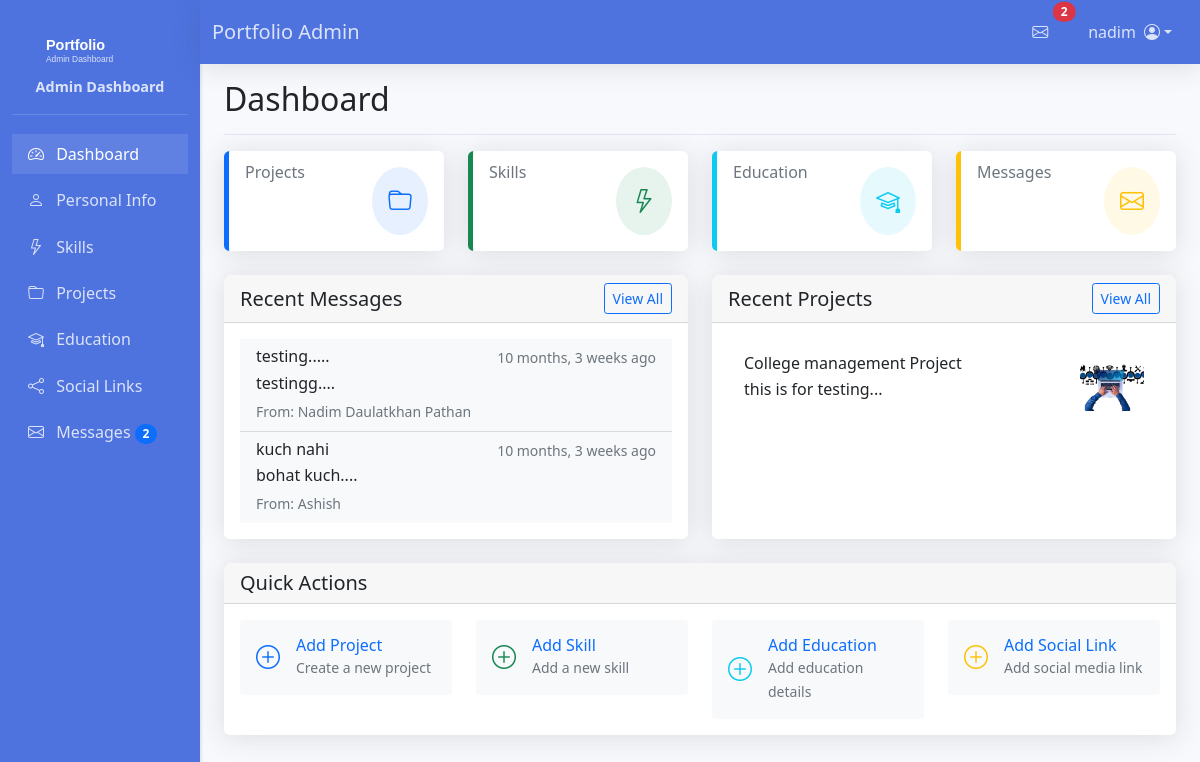
The page /dashboard/ (signed in) on the database its author committed.
### portfolio/models.py (models this page shows, shortened)
class ContactMessage(models.Model):
    name = models.CharField(max_length=100)
    email = models.EmailField()
    subject = models.CharField(max_length=200)
    message = models.TextField()
    created_at = models.DateTimeField(auto_now_add=True)
    is_read = models.BooleanField(default=False)
    class Meta:
        ordering = ['-created_at']

class Project(models.Model):
    title = models.CharField(max_length=200)
    description = models.TextField()
    image = models.ImageField(upload_to='projects/')
    github_link = models.URLField(blank=True)
    live_demo_link = models.URLField(blank=True)
    order = models.IntegerField(default=0)
    created_at = models.DateTimeField(default=timezone.now)
    updated_at = models.DateTimeField(auto_now=True)
    class Meta:
        ordering = ['-created_at']

### portfolio/views.py (the view)
# urls.py: path('dashboard/', views.admin_dashboard, name='admin_dashboard'),
@login_required
def admin_dashboard(request):
    unread_messages = ContactMessage.objects.filter(is_read=False).order_by('-created_at')[:3]
    context = {
        'total_projects': Project.objects.count(),
        'total_skills': Skill.objects.count(),
        'unread_messages': unread_messages.count(),
        'recent_projects': Project.objects.all()[:5]
    }
    return render(request, 'portfolio/admin/dashboard.html', context)

### portfolio/context_processors.py (called while the page is built)
def unread_messages(request):
    if request.user.is_authenticated:
        unread_count = ContactMessage.objects.filter(is_read=False).count()
        recent_unread_messages = ContactMessage.objects.filter(is_read=False).order_by('-created_at')[:5]
        return {
            'unread_count': unread_count,
            'recent_messages': recent_unread_messages
        }
    return {
        'unread_count': 0,
        'recent_messages': []
    }

### portfolio/templates/portfolio/admin/dashboard.html (shortened to what this page needs)
{% extends 'portfolio/admin/base_admin.html' %}
{% block page_title %}Dashboard{% endblock %}
{% block admin_content %}
<div class="row">
    <div class="col-md-3 mb-4">
        <div class="card h-100 border-primary border-start border-5">
            <div class="card-body">
                <div class="d-flex justify-content-between align-items-start">
                    <div>
                        <h6 class="card-subtitle mb-2 text-muted">Projects</h6>
                    </div>
                    <div class="bg-primary bg-opacity-10 rounded-circle p-3">
                        <i class="bi bi-folder text-primary fs-4"></i>
                    </div>
                </div>
            </div>
        </div>
    </div>
    <div class="col-md-3 mb-4">
        <div class="card h-100 border-success border-start border-5">
            <div class="card-body">
                <div class="d-flex justify-content-between align-items-start">
                    <div>
                        <h6 class="card-subtitle mb-2 text-muted">Skills</h6>
                    </div>
                    <div class="bg-success bg-opacity-10 rounded-circle p-3">
                        <i class="bi bi-lightning text-success fs-4"></i>
                    </div>
                </div>
            </div>
        </div>
    </div>
    <div class="col-md-3 mb-4">
        <div class="card h-100 border-info border-start border-5">
            <div class="card-body">
                <div class="d-flex justify-content-between align-items-start">
                    <div>
                        <h6 class="card-subtitle mb-2 text-muted">Education</h6>
                    </div>
                    <div class="bg-info bg-opacity-10 rounded-circle p-3">
                        <i class="bi bi-mortarboard text-info fs-4"></i>
                    </div>
                </div>
            </div>
        </div>
    </div>
    <div class="col-md-3 mb-4">
        <div class="card h-100 border-warning border-start border-5">
            <div class="card-body">
                <div class="d-flex justify-content-between align-items-start">
                    <div>
                        <h6 class="card-subtitle mb-2 text-muted">Messages</h6>
                    </div>
                    <div class="bg-warning bg-opacity-10 rounded-circle p-3">
                        <i class="bi bi-envelope text-warning fs-4"></i>
                    </div>
                </div>
            </div>
        </div>
    </div>
    <div class="col-md-6 mb-4">
        <div class="card h-100">
            <div class="card-header d-flex justify-content-between align-items-center">
                <h5 class="card-title mb-0">Recent Messages</h5>
                <a href="{% url 'portfolio:message_list' %}" class="btn btn-sm btn-outline-primary">View All</a>
            </div>
            <div class="card-body">
                {% if recent_messages %}
                <div class="list-group list-group-flush">
                    {% for message in recent_messages %}
                    <a href="{% url 'portfolio:message_detail' message.pk %}"
                       class="list-group-item list-group-item-action {% if not message.read %}bg-light{% endif %}">
                        <div class="d-flex w-100 justify-content-between">
                            <h6 class="mb-1">{{ message.subject }}</h6>
                            <small class="text-muted">{{ message.created_at|timesince }} ago</small>
                        </div>
                        <p class="mb-1">{{ message.message|truncatechars:100 }}</p>
                        <small class="text-muted">From: {{ message.name }}</small>
                    </a>
                    {% endfor %}
                </div>
                {% else %}
                <p class="text-center text-muted my-4">No messages received yet.</p>
                {% endif %}
            </div>
        </div>
    </div>
    <div class="col-md-6 mb-4">
        <div class="card h-100">
            <div class="card-header d-flex justify-content-between align-items-center">
                <h5 class="card-title mb-0">Recent Projects</h5>
                <a href="{% url 'portfolio:project_list' %}" class="btn btn-sm btn-outline-primary">View All</a>
            </div>
            <div class="card-body">
                {% if recent_projects %}
                <div class="list-group list-group-flush">
                    {% for project in recent_projects %}
                    <a href="{% url 'portfolio:project_edit' project.pk %}" class="list-group-item list-group-item-action">
                        <div class="d-flex w-100 justify-content-between align-items-center">
                            <div>
                                <h6 class="mb-1">{{ project.title }}</h6>
                                <p class="mb-1">{{ project.description|truncatechars:100 }}</p>
                            </div>
                            {% if project.image %}
                            <img src="{{ project.image.url }}" alt="{{ project.title }}"
                                 class="ms-3" style="width: 64px; height: 64px; object-fit: cover;">
                            {% endif %}
                        </div>
                    </a>
                    {% endfor %}
                </div>
                {% else %}
                <p class="text-center text-muted my-4">No projects added yet.</p>
                {% endif %}
            </div>
        </div>
    </div>
    <div class="col-12">
        <div class="card">
            <div class="card-header">
                <h5 class="card-title mb-0">Quick Actions</h5>
            </div>
            <div class="card-body">
                <div class="row g-4">
                    <div class="col-md-3">
                        <a href="{% url 'portfolio:project_add' %}" class="text-decoration-none">
                            <div class="d-flex align-items-center p-3 bg-light rounded">
                                <i class="bi bi-plus-circle text-primary fs-4 me-3"></i>
                                <div>
                                    <h6 class="mb-0">Add Project</h6>
                                    <small class="text-muted">Create a new project</small>
                                </div>
                            </div>
                        </a>
                    </div>
                    <div class="col-md-3">
                        <a href="{% url 'portfolio:skill_add' %}" class="text-decoration-none">
                            <div class="d-flex align-items-center p-3 bg-light rounded">
                                <i class="bi bi-plus-circle text-success fs-4 me-3"></i>
                                <div>
                                    <h6 class="mb-0">Add Skill</h6>
                                    <small class="text-muted">Add a new skill</small>
                                </div>
                            </div>
                        </a>
                    </div>
                    <div class="col-md-3">
                        <a href="{% url 'portfolio:education_add' %}" class="text-decoration-none">
                            <div class="d-flex align-items-center p-3 bg-light rounded">
                                <i class="bi bi-plus-circle text-info fs-4 me-3"></i>
                                <div>
                                    <h6 class="mb-0">Add Education</h6>
                                    <small class="text-muted">Add education details</small>
                                </div>
                            </div>
                        </a>
                    </div>
                    <div class="col-md-3">
                        <a href="{% url 'portfolio:social_link_add' %}" class="text-decoration-none">
                            <div class="d-flex align-items-center p-3 bg-light rounded">
                                <i class="bi bi-plus-circle text-warning fs-4 me-3"></i>
                                <div>
                                    <h6 class="mb-0">Add Social Link</h6>
                                    <small class="text-muted">Add social media link</small>
                                </div>
                            </div>
                        </a>
                    </div>
                </div>
            </div>
        </div>
    </div>
</div>
{% endblock %}

### portfolio/templates/portfolio/admin/base_admin.html (shortened to what this page needs)
{% load static %}
<!DOCTYPE html>
<html lang="en">
<head>
    <link href="https://cdn.jsdelivr.net/npm/bootstrap@5.1.3/dist/css/bootstrap.min.css" rel="stylesheet">
    <link href="https://cdn.jsdelivr.net/npm/bootstrap-icons@1.8.1/font/bootstrap-icons.css" rel="stylesheet">
</head>
<body>
    {% if user.is_authenticated and request.path|slice:":10" == '/dashboard' %}
    <nav class="navbar navbar-expand-lg navbar-light bg-white fixed-top">
        <div class="container-fluid">
            <a class="navbar-brand mx-auto mx-md-0" href="{% url 'portfolio:admin_dashboard' %}">
                Portfolio Admin
            </a>
            <div class="d-flex align-items-center order-lg-2">
                {% if user.is_authenticated %}
                <div class="nav-item dropdown me-2">
                    <a class="nav-link position-relative" href="#" id="messagesDropdown" role="button" data-bs-toggle="dropdown" data-bs-auto-close="outside" aria-expanded="false">
                        <i class="bi bi-envelope"></i>
                        {% if unread_count > 0 %}
                            <span class="position-absolute top-0 start-100 translate-middle badge rounded-pill bg-danger">
                                {{ unread_count }}
                            </span>
                        {% endif %}
                    </a>
                </div>
                <div class="nav-item dropdown">
                    <a class="nav-link dropdown-toggle d-flex align-items-center" href="#" role="button" id="userDropdown" data-bs-toggle="dropdown" aria-expanded="false">
                        <span class="d-none d-lg-inline me-2">{{ request.user.username }}</span>
                        <i class="bi bi-person-circle"></i>
                    </a>
                </div>
                {% endif %}
            </div>
        </div>
    </nav>
    {% endif %}
{% block content %}
{% if user.is_authenticated %}
<div class="container-fluid">
    <div class="row">
        <nav id="sidebar" class="col-md-3 col-lg-2 d-md-block sidebar">
            <div class="position-sticky pt-3">
                <div class="sidebar-brand">
                    <img src="{% static 'portfolio/img/logo.svg' %}" alt="Portfolio Logo">
                    <span class="sidebar-brand-text">Admin Dashboard</span>
                </div>
                <ul class="nav flex-column">
                    <li class="nav-item">
                        <a class="nav-link {% if request.resolver_match.url_name == 'admin_dashboard' %}active{% endif %}"
                           href="{% url 'portfolio:admin_dashboard' %}">
                            <i class="bi bi-speedometer2"></i> Dashboard
                        </a>
                    </li>
                    <li class="nav-item">
                        <a class="nav-link {% if 'personal-info' in request.path %}active{% endif %}"
                           href="{% url 'portfolio:personal_info_edit' %}">
                            <i class="bi bi-person"></i> Personal Info
                        </a>
                    </li>
                    <li class="nav-item">
                        <a class="nav-link {% if 'skills' in request.path %}active{% endif %}"
                           href="{% url 'portfolio:skill_list' %}">
                            <i class="bi bi-lightning"></i> Skills
                        </a>
                    </li>
                    <li class="nav-item">
                        <a class="nav-link {% if 'projects' in request.path %}active{% endif %}"
                           href="{% url 'portfolio:project_list' %}">
                            <i class="bi bi-folder"></i> Projects
                        </a>
                    </li>
                    <li class="nav-item">
                        <a class="nav-link {% if 'education' in request.path %}active{% endif %}"
                           href="{% url 'portfolio:education_list' %}">
                            <i class="bi bi-mortarboard"></i> Education
                        </a>
                    </li>
                    <li class="nav-item">
                        <a class="nav-link {% if 'social-links' in request.path %}active{% endif %}"
                           href="{% url 'portfolio:social_link_list' %}">
                            <i class="bi bi-share"></i> Social Links
                        </a>
                    </li>
                    <li class="nav-item">
                        <a class="nav-link {% if request.resolver_match.url_name == 'message_list' %}active{% endif %}"
                           href="{% url 'portfolio:message_list' %}">
                            <i class="bi bi-envelope"></i>
                            Messages
                            {% if unread_count > 0 %}
                            <span class="badge bg-primary rounded-pill">{{ unread_count }}</span>
                            {% endif %}
                        </a>
                    </li>
                </ul>
            </div>
        </nav>
        <main class="col-md-9 ms-sm-auto col-lg-10 px-md-4">
            <div class="d-flex justify-content-between flex-wrap flex-md-nowrap align-items-center pt-3 pb-2 mb-3 border-bottom">
                <h1 class="h2">{% block page_title %}{% endblock %}</h1>
            </div>
            {% block admin_content %}{% endblock %}
        </main>
    </div>
</div>
{% else %}
<div class="container mt-5">
    <div class="alert alert-warning">
        Please <a href="{% url 'login' %}">log in</a> to access the admin dashboard.
    </div>
</div>
{% endif %}
{% endblock %}
</body>
</html>

### rows shown on the page
ContactMessage: subject "testing.....", created_at "10 months, 3 weeks", message "testingg....", name "Nadim Daulatkhan Pathan"
ContactMessage: subject "kuch nahi", created_at "10 months, 3 weeks", message "bohat kuch....", name "Ashish"
Project: title "College management Project", description "this is for testing...", image (picture)

### other values the page prints
{{ unread_count }} "2"
{{ request.user.username }} "nadim"
